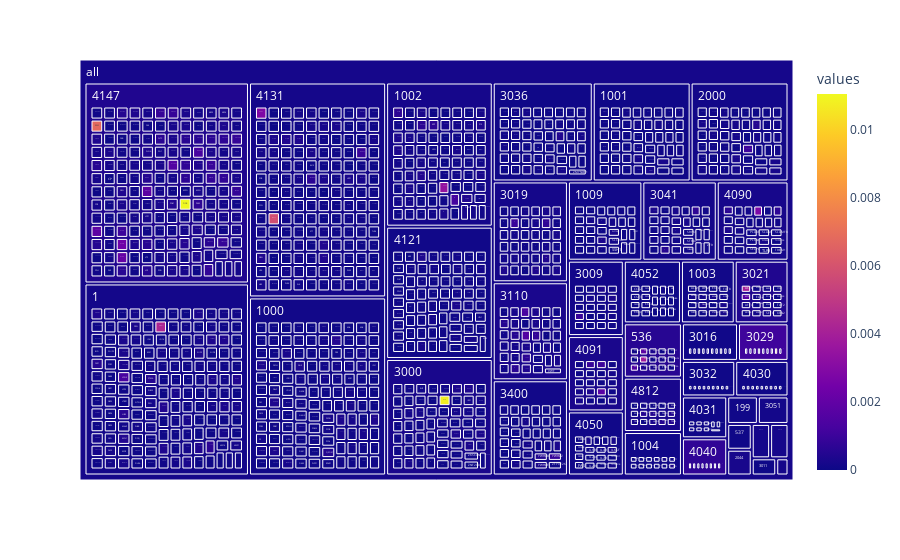

Notebook source saved alongside this figure:
### Code cell
fig3.data[0]['marker']['showscale'] = False
fig3.show()

### Figure 1 — Plotly figure (JSON) as saved in the notebook; plotly's stock layout.template omitted (floating-point values rounded to 4 significant figures; data arrays with more than 128 entries replaced by an {"elided": "..."} marker saying what was removed)
{"data": [{"branchvalues": "total", "customdata": {"elided": "1354x1 float values"}, "domain": {"x": [0, 1], "y": [0, 1]}, "hovertemplate": "values=%{color}<br>labels=%{label}<br>count=%{value}<br>parent=%{parent}<br>id=%{id}<extra></extra>", "ids": {"elided": "1354 str values"}, "labels": {"elided": "1354 str values"}, "marker": {"coloraxis": "coloraxis", "colors": {"elided": "1354 float values"}, "showscale": false}, "name": "", "parents": {"elided": "1354 str values"}, "type": "treemap", "values": {"elided": "1354 int values"}}], "layout": {"coloraxis": {"colorbar": {"title": {"text": "values"}}, "colorscale": [[0, "#0d0887"], [0.1111, "#46039f"], [0.2222, "#7201a8"], [0.3333, "#9c179e"], [0.4444, "#bd3786"], [0.5556, "#d8576b"], [0.6667, "#ed7953"], [0.7778, "#fb9f3a"], [0.8889, "#fdca26"], [1, "#f0f921"]]}, "legend": {"tracegroupgap": 0}, "margin": {"t": 60}}}
